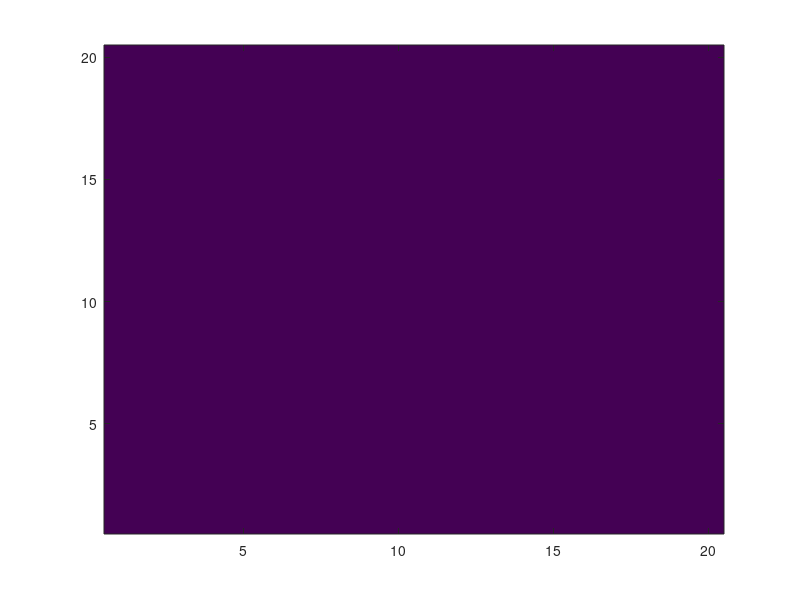

This chart was generated by the following MATLAB code: (Note: this script raises an error after producing the figure.)
MaxX=20;
MaxY=20;
M=zeros(MaxX,MaxY);
Ax=axes;
image(M');
set(Ax,'YDir','normal');
    color=10;
    try
        [X,Y]=ginput(2);
        visible=input('Visible pixels: ');
        invisible=input('Invisible pixels: ');
    catch
        clear;
        clc;
    end
    X1=round(X(1));
    X2=round(X(2));
    Y1=round(Y(1));
    Y2=round(Y(2));
    M(X1,Y1)=color;
    M(X2,Y2)=color;
    image(M');
    set(Ax,'YDir','normal');
    tema1_round;
    pause(1);
    image(M');
    set(Ax,'YDir','normal');
    color=30;
    X1=round(X(1));
    X2=round(X(2));
    Y1=round(Y(1));
    Y2=round(Y(2));
    tema1_bresenham;
    pause(3);
    image(M');
    set(Ax,'YDir','normal'); 
    time_tema1;